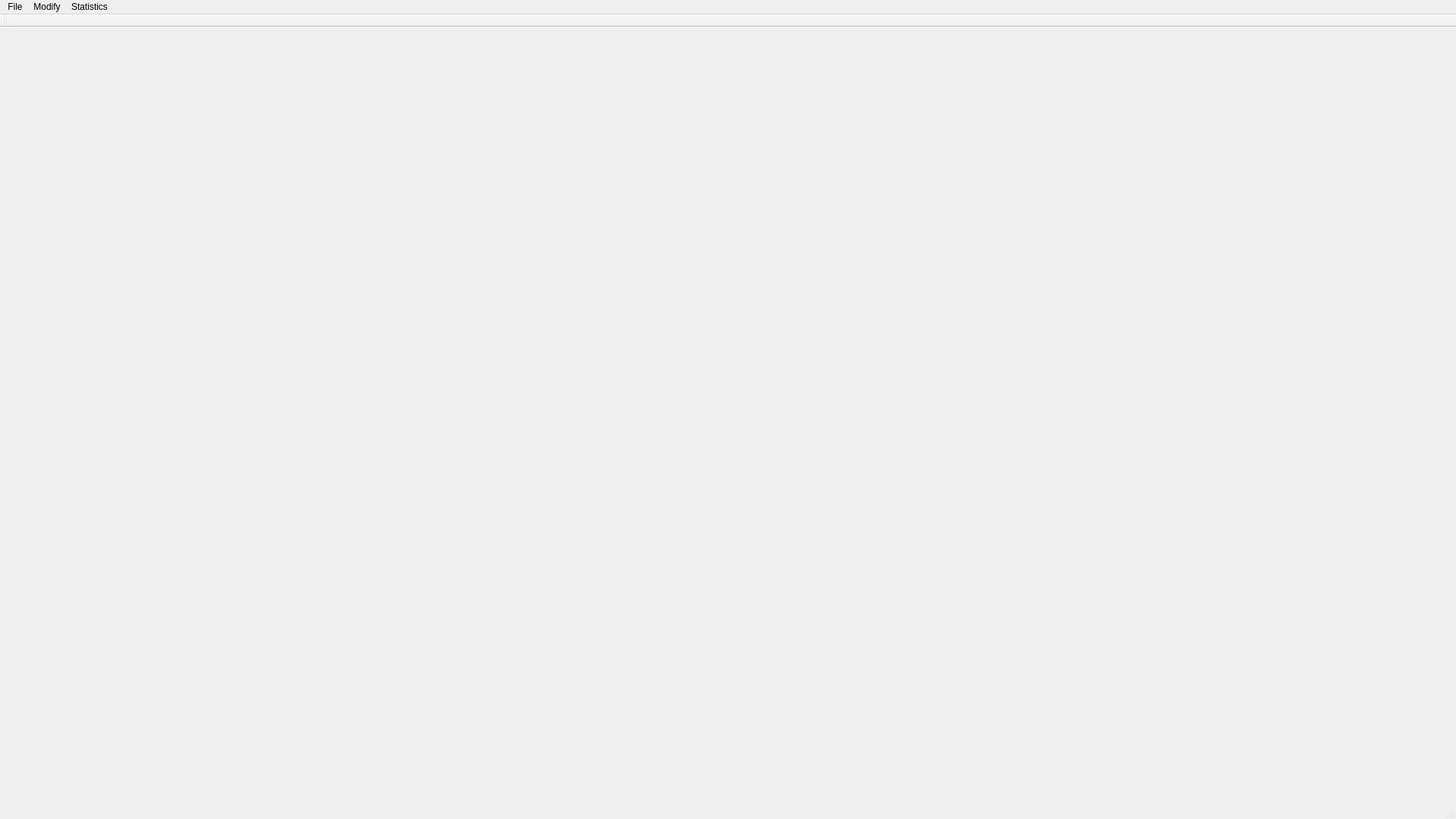
<?xml version="1.0" encoding="UTF-8"?>
<ui version="4.0">
 <class>MainWindow</class>
 <widget class="QMainWindow" name="MainWindow">
  <property name="geometry">
   <rect>
    <x>0</x>
    <y>0</y>
    <width>1920</width>
    <height>1080</height>
   </rect>
  </property>
  <property name="minimumSize">
   <size>
    <width>946</width>
    <height>0</height>
   </size>
  </property>
  <property name="windowTitle">
   <string>IFCEdit  alpha 0.1</string>
  </property>
  <widget class="QWidget" name="centralWidget"/>
  <widget class="QMenuBar" name="menuBar">
   <property name="geometry">
    <rect>
     <x>0</x>
     <y>0</y>
     <width>1920</width>
     <height>21</height>
    </rect>
   </property>
   <widget class="QMenu" name="menuFile">
    <property name="title">
     <string>File</string>
    </property>
    <addaction name="actionOpen_IFC_file"/>
   </widget>
   <widget class="QMenu" name="menuModify">
    <property name="title">
     <string>Modify</string>
    </property>
    <addaction name="actionRemove_nodes"/>
   </widget>
   <widget class="QMenu" name="menuStatistics">
    <property name="title">
     <string>Statistics</string>
    </property>
    <addaction name="actionDiagnostics"/>
   </widget>
   <addaction name="menuFile"/>
   <addaction name="menuModify"/>
   <addaction name="menuStatistics"/>
  </widget>
  <widget class="QToolBar" name="mainToolBar">
   <attribute name="toolBarArea">
    <enum>TopToolBarArea</enum>
   </attribute>
   <attribute name="toolBarBreak">
    <bool>false</bool>
   </attribute>
  </widget>
  <widget class="QStatusBar" name="statusBar"/>
  <action name="actionOpen_IFC_file">
   <property name="text">
    <string>Open IFC file</string>
   </property>
  </action>
  <action name="actionRemove_Nodes">
   <property name="text">
    <string>Remove Nodes</string>
   </property>
  </action>
  <action name="actionRemove_nodes">
   <property name="text">
    <string>Remove nodes</string>
   </property>
  </action>
  <action name="actionDiagnostics">
   <property name="text">
    <string>Diagnostics</string>
   </property>
  </action>
 </widget>
 <layoutdefault spacing="6" margin="11"/>
 <resources/>
 <connections/>
</ui>
